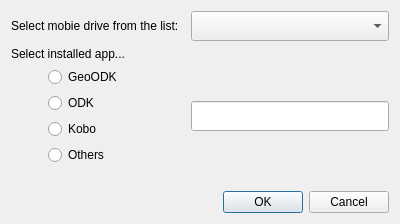
<?xml version="1.0" encoding="UTF-8"?>
<ui version="4.0">
    <class>Dialog</class>
    <widget class="QDialog" name="Dialog">
        <property name="geometry">
            <rect>
                <x>0</x>
                <y>0</y>
                <width>400</width>
                <height>224</height>
            </rect>
        </property>
        <property name="windowTitle">
            <string>Upload Mobile Form</string>
        </property>
        <layout class="QGridLayout" name="gridLayout">
            <item row="1" column="0">
                <widget class="QLabel" name="label">
                    <property name="text">
                        <string>Select mobie drive from the list:</string>
                    </property>
                </widget>
            </item>
            <item row="5" column="2">
                <widget class="QDialogButtonBox" name="buttonBox">
                    <property name="orientation">
                        <enum>Qt::Horizontal</enum>
                    </property>
                    <property name="standardButtons">
                        <set>QDialogButtonBox::Cancel|QDialogButtonBox::Ok</set>
                    </property>
                </widget>
            </item>
            <item row="1" column="2">
                <widget class="QComboBox" name="cbo_path">
                    <property name="minimumSize">
                        <size>
                            <width>0</width>
                            <height>30</height>
                        </size>
                    </property>
                </widget>
            </item>
            <item row="3" column="2">
                <widget class="QLineEdit" name="txt_path">
                    <property name="minimumSize">
                        <size>
                            <width>0</width>
                            <height>30</height>
                        </size>
                    </property>
                </widget>
            </item>
            <item row="3" column="0" colspan="2">
                <layout class="QGridLayout" name="gridLayout_2">
                    <item row="0" column="0">
                        <widget class="QRadioButton" name="geoodk">
                            <property name="text">
                                <string>GeoODK</string>
                            </property>
                        </widget>
                    </item>
                    <item row="1" column="0">
                        <widget class="QRadioButton" name="odk">
                            <property name="text">
                                <string>ODK</string>
                            </property>
                        </widget>
                    </item>
                    <item row="2" column="0">
                        <widget class="QRadioButton" name="kobo">
                            <property name="text">
                                <string>Kobo</string>
                            </property>
                        </widget>
                    </item>
                    <item row="3" column="0">
                        <widget class="QRadioButton" name="rbother">
                            <property name="maximumSize">
                                <size>
                                    <width>100</width>
                                    <height>16777215</height>
                                </size>
                            </property>
                            <property name="text">
                                <string>Others</string>
                            </property>
                        </widget>
                    </item>
                </layout>
            </item>
            <item row="2" column="0">
                <widget class="QLabel" name="label_2">
                    <property name="text">
                        <string>Select installed app...</string>
                    </property>
                </widget>
            </item>
            <item row="4" column="2">
                <widget class="QLabel" name="txt_feedback">
                    <property name="text">
                        <string/>
                    </property>
                </widget>
            </item>
            <item row="0" column="0" colspan="3">
                <layout class="QVBoxLayout" name="verticalLayout"/>
            </item>
        </layout>
    </widget>
    <resources/>
    <connections>
        <connection>
            <sender>buttonBox</sender>
            <signal>accepted()</signal>
            <receiver>Dialog</receiver>
            <slot>accept()</slot>
            <hints>
                <hint type="sourcelabel">
                    <x>248</x>
                    <y>254</y>
                </hint>
                <hint type="destinationlabel">
                    <x>157</x>
                    <y>274</y>
                </hint>
            </hints>
        </connection>
        <connection>
            <sender>buttonBox</sender>
            <signal>rejected()</signal>
            <receiver>Dialog</receiver>
            <slot>reject()</slot>
            <hints>
                <hint type="sourcelabel">
                    <x>316</x>
                    <y>260</y>
                </hint>
                <hint type="destinationlabel">
                    <x>286</x>
                    <y>274</y>
                </hint>
            </hints>
        </connection>
    </connections>
</ui>
